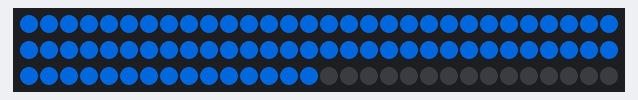
The program below on a simulated Raspberry Pi Pico running CircuitPython. Parts: 90 RGB LEDs in strip order, left to right, continuing on the next row. Dim RGB values are drawn brighter than linear. At 0.8 s the program ends and the board releases its pins; the recording ends there.

Above: at 0.68 s.

The program:

pattern_management.py
```python
# pattern_management.py (V1.0)
from global_config import NUM_PATTERNS, SEQUENCE_LENGTH, NUM_VOICES, sequences
from led_control import update_leds

# Initialize to load the first pattern by default
current_pattern = 0

def load_pattern(pattern_index):
    global sequence
    sequence = sequences[pattern_index]
    update_leds()  # Update LEDs to reflect the loaded pattern

# Toggle pattern selection
def toggle_pattern():
    global current_pattern
    current_pattern = (current_pattern + 1) % NUM_PATTERNS
    load_pattern(current_pattern)
    display.fill(0)
    display.print(f"Patt:{current_pattern+1}")
```

global_config.py
```python
# global_config.py (V1.1)
import board
import neopixel
import busio
import digitalio
from digitalio import DigitalInOut, Direction, Pull
import keypad

# Constants and global variables
NUM_PIXELS = 64 + 4 + 4 + 1 + 1 + 16  # 64 step LEDs + 4 mute + 4 velocity + 1 play + 1 pitch bend + 16 pattern select
NUM_ROWS = 12
NUM_COLS = 8
SEQUENCE_LENGTH = 16
NUM_VOICES = 11
NUM_PATTERNS = 4

# Pin definitions
MIDI_OUT_PIN = board.GP0
LED_PIN = board.GP2
I2C_SDA = board.GP4
I2C_SCL = board.GP5

# Set columns as outputs
column_pins = [board.GP6, board.GP7, board.GP8, board.GP9, board.GP10, board.GP11, board.GP12, board.GP13]
for pin in column_pins:
    col_pin = digitalio.DigitalInOut(pin)
    col_pin.direction = digitalio.Direction.OUTPUT
    col_pin.value = False  # Set initial state to low

# Set rows as inputs with pull-ups
row_pins = [board.GP14, board.GP15, board.GP16, board.GP17, board.GP18,
board.GP19, board.GP20, board.GP21, board.GP22, board.GP26, board.GP27, board.GP28]
for pin in row_pins:
    row_pin = digitalio.DigitalInOut(pin)
    row_pin.direction = digitalio.Direction.INPUT
    row_pin.pull = digitalio.Pull.UP

# ROW_PINS = row_pins
"""[board.GP14, board.GP15, board.GP16, board.GP17, board.GP18,
board.GP19, board.GP20, board.GP21, board.GP22, board.GP26, board.GP27, board.GP28]"""
# COL_PINS = column_pins
"""[board.GP6, board.GP7, board.GP8, board.GP9, board.GP10, board.GP11, board.GP12, board.GP13]"""

# Initial setup for global variables
current_voices = [0] * NUM_ROWS
current_patterns = [0] * NUM_ROWS
sequences = [[[0] * SEQUENCE_LENGTH for _ in range(NUM_VOICES)] for _ in range(NUM_PATTERNS)]

# Additional global variables
bpm = 120.0
beat_time = 60.0 / bpm
beat_millis = beat_time * 1000.0
steps_per_beat = 4
steps_millis = beat_millis / steps_per_beat
step_counter = 0
playing = False
voice_change_flag = False
```

led_control.py
```python
# led_control.py (V1.2)
import neopixel
import time
from global_config import NUM_PIXELS, SEQUENCE_LENGTH, NUM_ROWS, current_voices, current_patterns, sequences, LED_PIN

# Initialize the Neopixel LEDs
pixels = neopixel.NeoPixel(LED_PIN, NUM_PIXELS, auto_write=False)

# Define colors for each voice
voice_colors = {
    0: (255, 0, 0),    # Bass drum - Red
    1: (0, 255, 0),    # Snare - Green
    2: (0, 0, 255),    # Low Tom - Blue
    3: (255, 255, 0),  # Mid Tom - Yellow
    4: (255, 0, 255),  # High Tom - Magenta
    5: (0, 255, 255),  # Rimshot - Cyan
    6: (255, 165, 0),  # Hand Clap - Orange
    7: (75, 0, 130),   # Cowbell - Indigo
    8: (128, 0, 128),  # Cymbal - Purple
    9: (255, 192, 203),# Open Hi-Hat - Pink
    10: (0, 128, 0),   # Closed Hi-Hat - Dark Green
}

# Function to update LEDs based on the current sequence and pointers
def update_leds():
    for row in range(NUM_ROWS):
        for step in range(SEQUENCE_LENGTH):
            led_index = row * SEQUENCE_LENGTH + step  # Calculate LED index
            voice = current_voices[row]
            pattern = current_patterns[row]
            state = sequences[pattern][row][step]
            color = voice_colors[voice] if state else (0, 0, 0)
            pixels[led_index] = color
    pixels.show()

# Boot sequence for Neopixels
def neopixel_boot_sequence():
    for i in range(NUM_PIXELS):
        pixels[i] = (0, 70, 150)  # Blue color for boot sequence
        pixels.show()
        time.sleep(0.004)
    time.sleep(0.01)
    pixels.fill((0, 0, 0))
    pixels.show()

# Call the boot sequence at the start
neopixel_boot_sequence()

# Light steps
def light_steps(voice_index, step_index, state):
    led_index = voice_index * SEQUENCE_LENGTH + step_index  # Map the voice and step to the LED index
    color = voice_colors.get(voice_index, (8, 125, 60))  # Default to Purple if voice not found
    if 0 <= led_index < NUM_PIXELS:  # Ensure LED index is within the valid range
        if state:
            pixels[led_index] = color  # Set color based on voice
        else:
            pixels[led_index] = (0, 0, 0)  # Off for inactive steps
        pixels.show()

# Light the current beat
def light_beat(step):
    for row in range(NUM_ROWS):
        led_index = row * SEQUENCE_LENGTH + step
        if 0 <= led_index < NUM_PIXELS:
            pixels[led_index] = (70, 20, 0)  # Red color for the beat indicator
    pixels.show()
```
